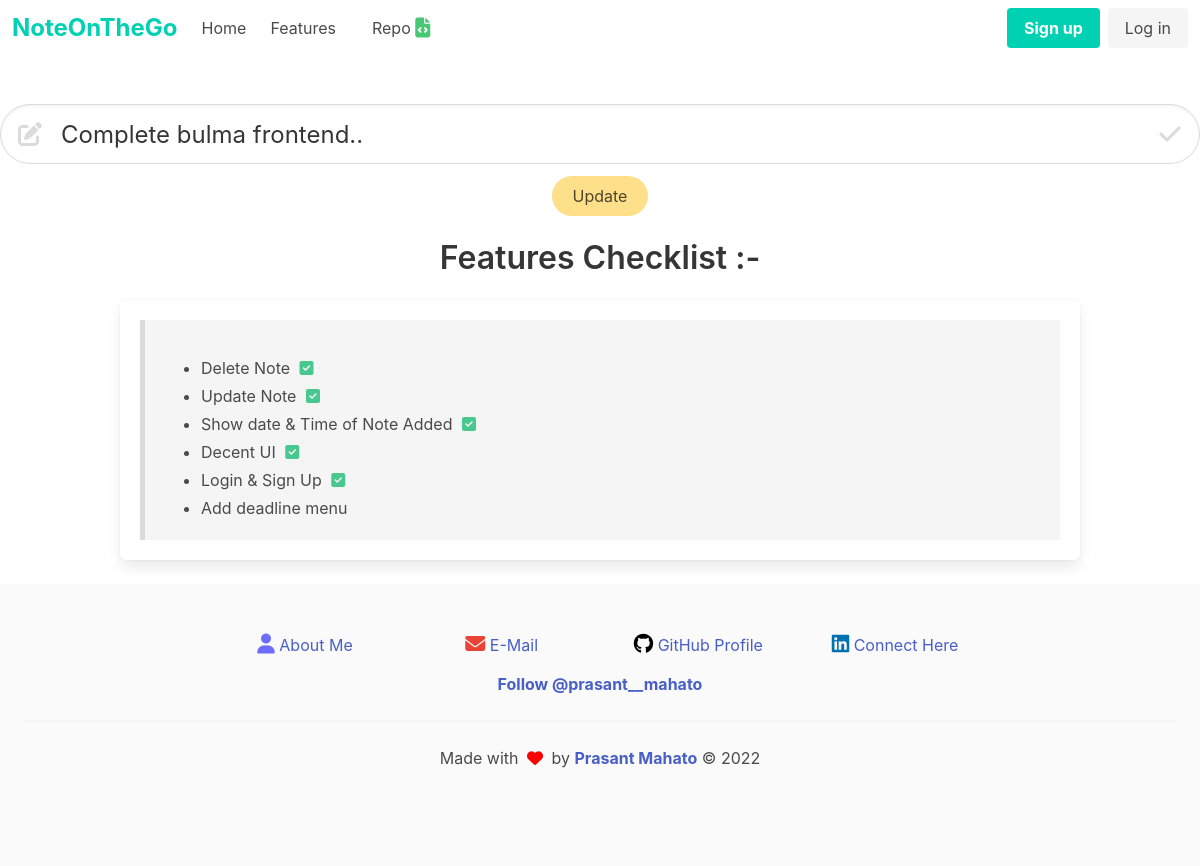
/update/2, run on an earlier commit of the app's database.
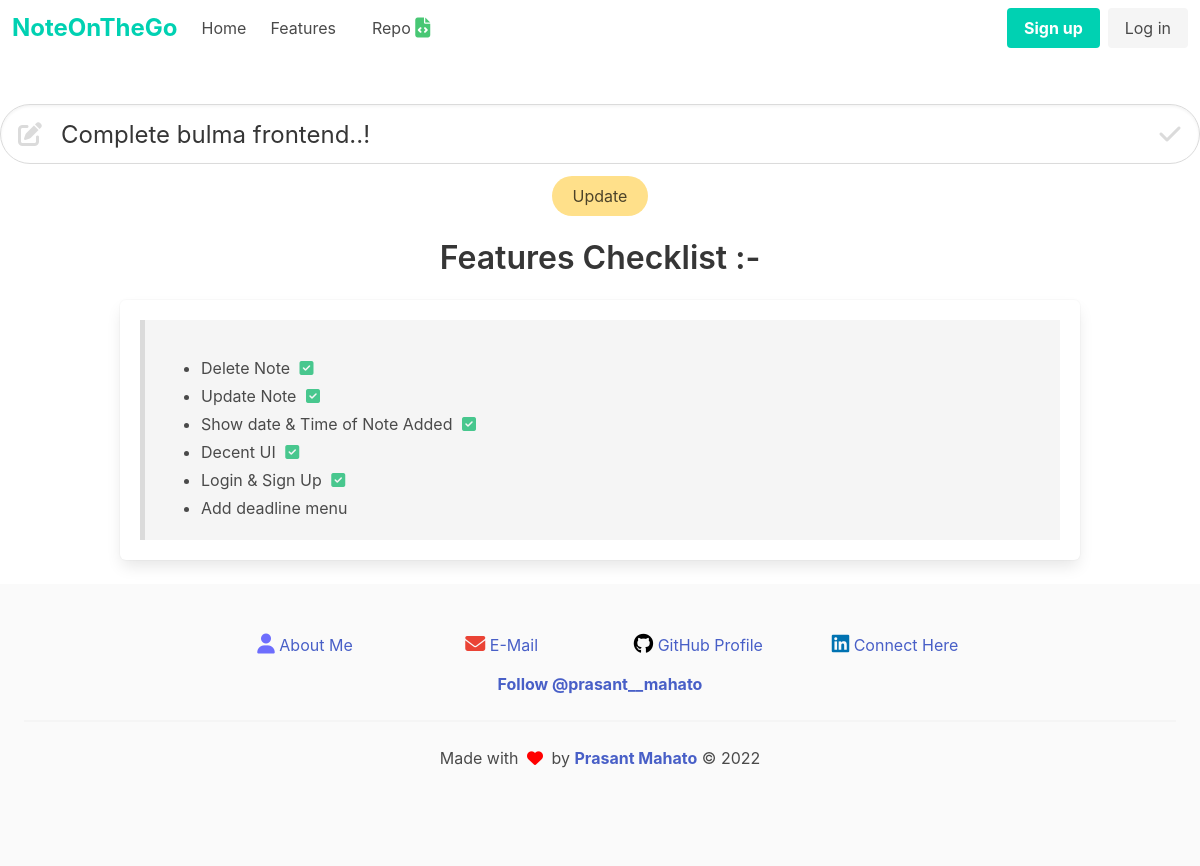
And on a later commit of the database.
### app/model.py (models this page shows, shortened)
class Todo(db.Model):
   id = db.Column(db.Integer, primary_key = True)
   content = db.Column(db.String(200),nullable=False)
   date_created = db.Column(db.DateTime, default=datetime.utcnow)
   user_id = db.Column(db.Integer, db.ForeignKey('user.id'))

### app/routes.py (the view)
@app.route('/update/<int:id>', methods=['GET', 'POST'])
def update(id):
    task = Todo.query.get_or_404(id)
    if request.method == 'POST':
        task.content = request.form['content']
        try:
            db.session.commit()
            return redirect('/')
        except:
            return "There was an issue in update"
    else:
        return render_template("update.html", task=task, title="Update")

### app/templates/update.html (shortened to what this page needs)
{% extends 'base.html' %}
{% block content %}
<div class="container is-fullhd has-text-centered">
    <br>
        <form style="text-align: center;" action="/update/{{task.id}}" method="POST">
            <div class="field">
                <p class="control has-icons-left has-icons-right">
                    <input class="input is-large is-rounded" type="text" name="content" id="content"
                    placeholder="Note" minlength="3" value="{{ task.content }}">
                    <span class="icon is-small is-left">
                    </span>
                  <span class="icon is-small is-right">
                  </span>
                </p>
              </div>
            <div class="control">
                <button class="button is-warning is-rounded">Update</button>
            </div>
        </form>
</div>
{% endblock %}

What changed in the data, as far as the page shows it:
changed Todo: content "Complete bulma frontend.." → "Complete bulma frontend..!"
